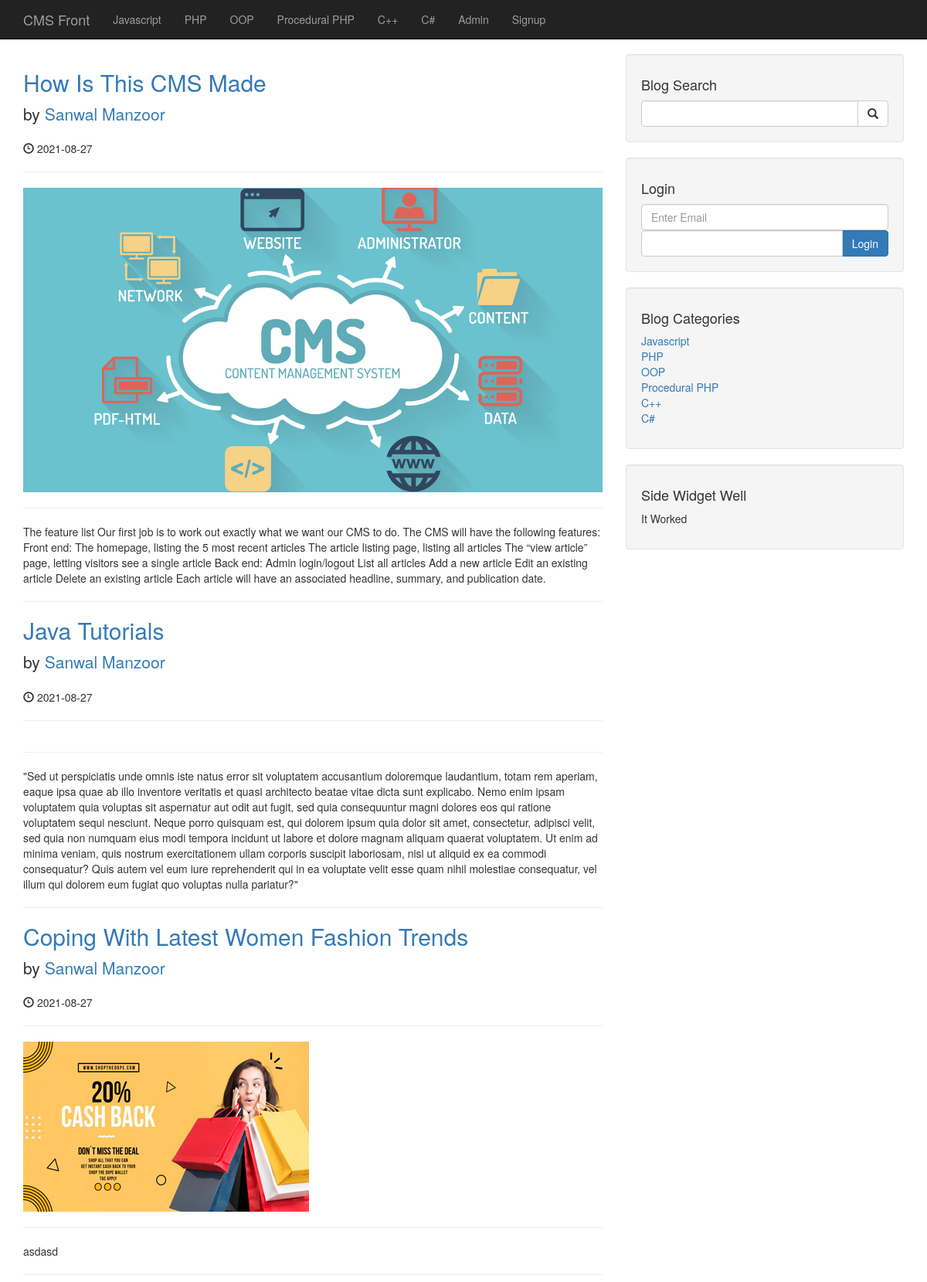
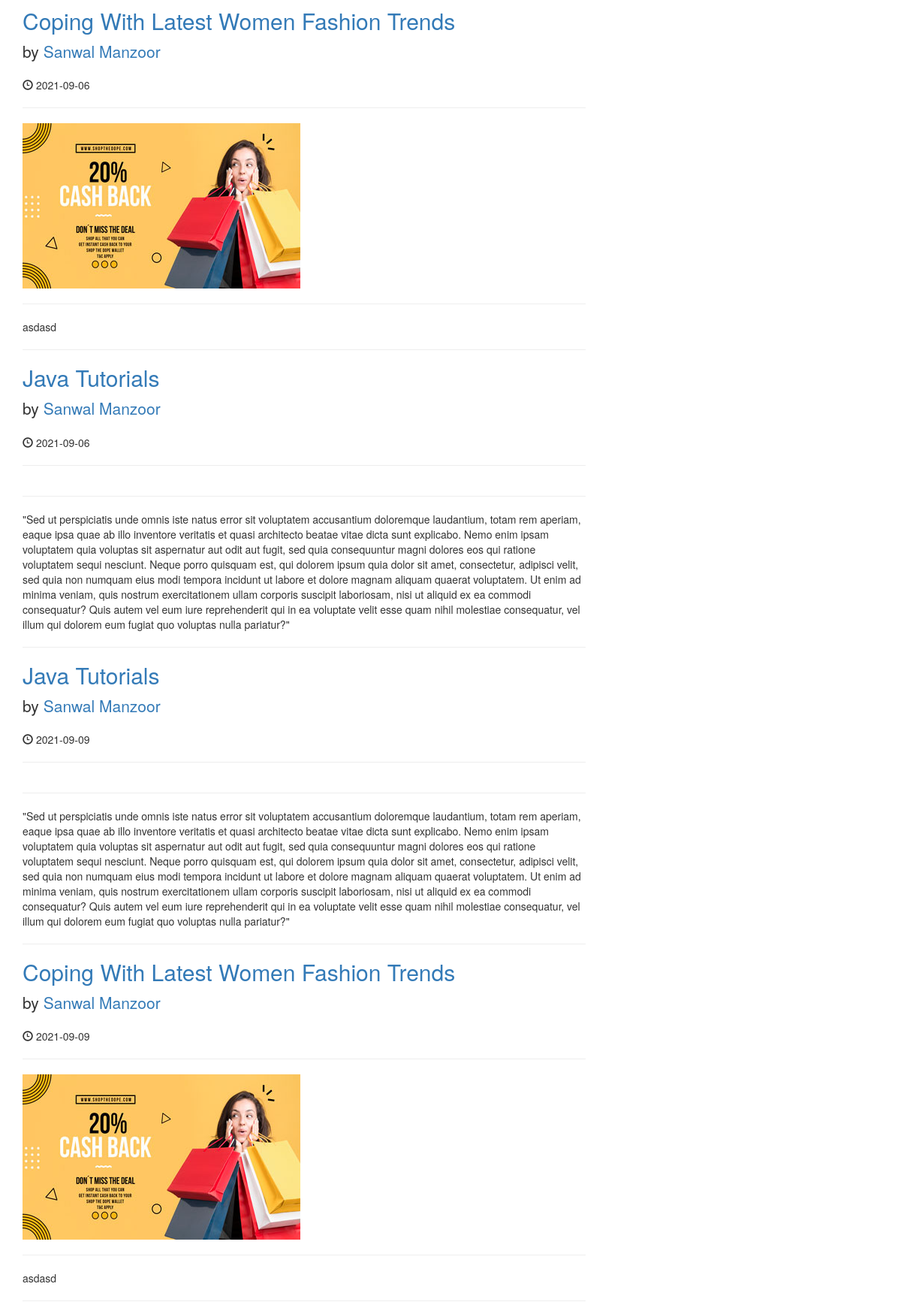
Screenshot of /author_posts.php?author=Sanwal Manzoor&p_id=148 (upper part) with the database file from the repository (2 pictures, top to bottom).
### tables this page shows
CREATE TABLE `categories` (
  `cat_id` int(3) NOT NULL,
  `cat_title` varchar(255) NOT NULL
);

CREATE TABLE `posts` (
  `post_id` int(3) NOT NULL,
  `post_category_id` int(3) NOT NULL,
  `post_title` varchar(255) NOT NULL,
  `post_author` varchar(255) NOT NULL,
  `post_user` varchar(255) NOT NULL,
  `post_date` date NOT NULL,
  `post_image` text NOT NULL,
  `post_content` text NOT NULL,
  `post_tags` varchar(255) NOT NULL,
  `post_comment_count` int(11) NOT NULL,
  `post_status` varchar(255) NOT NULL DEFAULT 'draft',
  `post_views_count` int(11) NOT NULL
);

### author_posts.php (the view, shortened to what this page needs)
<?php include "includes/db.php"; ?>
<?php include "includes/header.php"; ?>
<?php include "includes/navigation.php"; ?>
    <div class="container">
        <div class="row">
            <div class="col-md-8">
              <?php
              if(isset($_GET['p_id'])){
                $the_post_author = $_GET['author'];
              }
              $query = "SELECT * FROM posts WHERE post_author = '{$the_post_author}' ";
              $select_all_posts_query = mysqli_query($connection, $query);
              while( $row = mysqli_fetch_assoc($select_all_posts_query)) {
                $post_id = $row ['post_id'];
                $post_title = $row ['post_title'];
                $post_author = $row ['post_author'];
                $post_date = $row ['post_date'];
                $post_image = $row ['post_image'];
                $post_content = $row ['post_content'];
                ?>
                <h2>
                    <a href="post.php?p_id=<?php echo $post_id ?>"><?php echo $post_title ?></a>
                </h2>
                <p class="lead">
                    by <a href="author_posts.php?author=<?php echo $post_author; ?>&p_id=<?php echo $post_id; ?>"><?php echo $post_author ?></a>
                </p>
                <p><span class="glyphicon glyphicon-time"></span> <?php echo $post_date ?> </p>
                <hr>
                <img class="img-responsive" src="images/<?php echo $post_image ?>" alt="">
                <hr>
                <p> <?php echo $post_content ?> </p>
                <hr>
          <?php  } ?>
            </div>
        <?php include "includes/blog_sidebar.php"; ?>
        </div>
        <?php include "includes/footer.php"; ?>

### includes/navigation.php (shortened to what this page needs)
<nav class="navbar navbar-inverse navbar-fixed-top" role="navigation">
    <div class="container">
        <div class="navbar-header">
            <a class="navbar-brand" href="./index.php">CMS Front</a>
        </div>
        <div class="collapse navbar-collapse" id="bs-example-navbar-collapse-1">
            <ul class="nav navbar-nav">
              <?php
              $query = "SELECT * FROM categories";
              $select_all_categories_query = mysqli_query($connection, $query);
              while( $row = mysqli_fetch_assoc($select_all_categories_query)) {
                $cat_title = $row ['cat_title'];
                echo "<li><a href='#'>{$cat_title}</a></li>";
              }
              ?>
               <li>
                    <a href="admin">Admin</a>
                </li>
                <li>
                     <a href="registration.php">Signup</a>
                 </li>
            </ul>
        </div>
    </div>
</nav>

### includes/blog_sidebar.php
<div class="col-md-4">
    <div class="well">
        <h4>Blog Search</h4>
        <form action="search.php" method="post">
        <div class="input-group">
            <input name="search" type="text" class="form-control">
            <span class="input-group-btn">
                <button name="submit" class="btn btn-default" type="submit">
                    <span class="glyphicon glyphicon-search"></span>
            </button>
            </span>
        </div>
      </form>
    </div>
    <div class="well">
        <h4>Login</h4>
        <form action="includes/login.php" method="post">
        <input name="username" type="text" class="form-control" placeholder="Enter Email">
        <div class="input-group">
            <input name="password" type="password" class="form-control">
            <span class="input-group-btn">
                <button name="login" class="btn btn-primary" type="submit">Login</button>
            </span>
        </div>
      </form>
    </div>
    <div class="well">
      <?php
      $query = "SELECT * FROM categories";
      $select_categories_sidebar = mysqli_query($connection, $query);
       ?>
        <h4>Blog Categories</h4>
        <div class="row">
            <div class="col-lg-12">
                <ul class="list-unstyled">
                  <?php
                  while( $row = mysqli_fetch_assoc($select_categories_sidebar)) {
                    $cat_id = $row ['cat_id'];
                    $cat_title = $row ['cat_title'];
                    echo "<li><a href='category.php?category=$cat_id'>{$cat_title}</a></li>";
                      }
                  ?>
                </ul>
            </div>
        </div>
    </div>
    <?php include "includes/side_widget.php"; ?>
</div>

### css/blog-home.css (style rules this page uses)
body { padding-top: 70px; }

### rows the page displays
categories: cat_title "Javascript"
categories: cat_title "PHP"
categories: cat_title "OOP"
categories: cat_title "Procedural PHP"
categories: cat_title "C++"
categories: cat_title "C#"
posts: post_title "How Is This CMS Made", post_author "Sanwal Manzoor", post_date "2021-08-27", post_image (picture), post_content "The feature list Our first job is to work out exactly what we want our CMS to do. The CMS will have the following features: Front end: The homepage, listing the 5 most recent articles The article listing page, listing all articles The “view article” page, letting visitors see a single article Back end: Admin login/logout List all articles Add a new article Edit an existing article Delete an existing article Each article will have an associated headline, summary, and publication date."
posts: post_title "Java Tutorials", post_author "Sanwal Manzoor", post_date "2021-08-27", post_content "\"Sed ut perspiciatis unde omnis iste natus error sit voluptatem accusantium doloremque laudantium, totam rem aperiam, eaque ipsa quae ab illo inventore veritatis et quasi architecto beatae vitae dicta sunt explicabo. Nemo enim ipsam voluptatem quia voluptas sit aspernatur aut odit aut fugit, sed quia consequuntur magni dolores eos qui ratione voluptatem sequi nesciunt. Neque porro quisquam est, qui dolorem ipsum quia dolor sit amet, consectetur, adipisci velit, sed quia non numquam eius modi tempora incidunt ut labore et dolore magnam aliquam quaerat voluptatem. Ut enim ad minima veniam, quis nostrum exercitationem ullam corporis suscipit laboriosam, nisi ut aliquid ex ea commodi…"
posts: post_title "Coping With Latest Women Fashion Trends", post_author "Sanwal Manzoor", post_date "2021-08-27", post_image (picture), post_content "asdasd"
posts: post_title "Coping With Latest Women Fashion Trends", post_author "Sanwal Manzoor", post_date "2021-09-06", post_image (picture), post_content "asdasd"
posts: post_title "Java Tutorials", post_author "Sanwal Manzoor", post_date "2021-09-06", post_content "\"Sed ut perspiciatis unde omnis iste natus error sit voluptatem accusantium doloremque laudantium, totam rem aperiam, eaque ipsa quae ab illo inventore veritatis et quasi architecto beatae vitae dicta sunt explicabo. Nemo enim ipsam voluptatem quia voluptas sit aspernatur aut odit aut fugit, sed quia consequuntur magni dolores eos qui ratione voluptatem sequi nesciunt. Neque porro quisquam est, qui dolorem ipsum quia dolor sit amet, consectetur, adipisci velit, sed quia non numquam eius modi tempora incidunt ut labore et dolore magnam aliquam quaerat voluptatem. Ut enim ad minima veniam, quis nostrum exercitationem ullam corporis suscipit laboriosam, nisi ut aliquid ex ea commodi…"
posts: post_title "Java Tutorials", post_author "Sanwal Manzoor", post_date "2021-09-09", post_content "\"Sed ut perspiciatis unde omnis iste natus error sit voluptatem accusantium doloremque laudantium, totam rem aperiam, eaque ipsa quae ab illo inventore veritatis et quasi architecto beatae vitae dicta sunt explicabo. Nemo enim ipsam voluptatem quia voluptas sit aspernatur aut odit aut fugit, sed quia consequuntur magni dolores eos qui ratione voluptatem sequi nesciunt. Neque porro quisquam est, qui dolorem ipsum quia dolor sit amet, consectetur, adipisci velit, sed quia non numquam eius modi tempora incidunt ut labore et dolore magnam aliquam quaerat voluptatem. Ut enim ad minima veniam, quis nostrum exercitationem ullam corporis suscipit laboriosam, nisi ut aliquid ex ea commodi…"
posts: post_title "Coping With Latest Women Fashion Trends", post_author "Sanwal Manzoor", post_date "2021-09-09", post_image (picture), post_content "asdasd"
